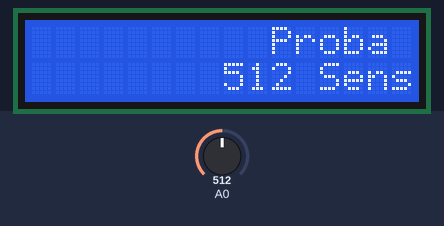
This sketch was run on a simulated Arduino Uno, built with avr-gcc and run on an emulated ATmega328P. Parts: 16×2 character LCD. Inputs (shaded band) come from the test bench; at power-on: A0 = 512.

Above: at 1.2 s.
1.3 s: A0 set to 0
At 2.2 s:
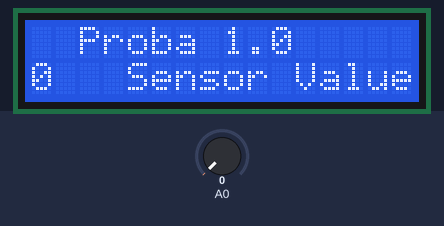
4.3 s: A0 set to 122
At 4.54 s:
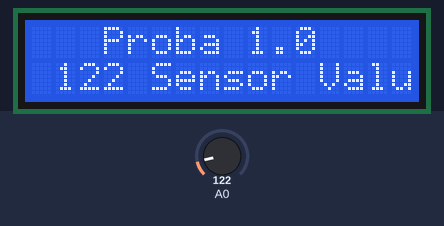
Timing chart, 0 to 7.3 s (numbered marks = the images above; inputs shaded):
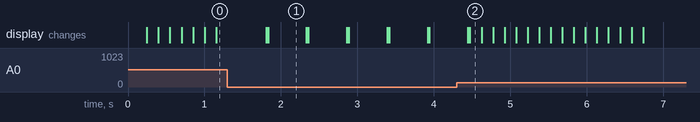

The sketch:

interface_i2c_16x2_lcd_with_arduino_uno.ino
```cpp
#include <Wire.h>
#include <LiquidCrystal_I2C.h>
int sensorValue = 0;
LiquidCrystal_I2C lcd(0x27, 16, 2);

void setup()
{

	lcd.begin();


	lcd.backlight();
	lcd.clear();
	lcd.setCursor(4,0);

}

void loop()
{
  lcd.setCursor(0,0);
  lcd.print("  Proba 1.0");


  sensorValue = analogRead(A0);
  Serial.println(sensorValue);

lcd.setCursor(0,1);
lcd.print(sensorValue);
lcd.setCursor(4,1);
lcd.print("Sensor Value");

  for (int positionCounter = 0; positionCounter < analogRead(A0); positionCounter++) {
    // scroll one position right:
    lcd.scrollDisplayRight();
    // wait a bit:
    delay(150);
  }
  for (int positionCounter = 0; positionCounter < analogRead(A0); positionCounter--) {
    // scroll one position left:
    lcd.scrollDisplayLeft();
    // wait a bit:
    delay(150);
  }

  delay(500);
  lcd.clear();
}
```

Measured:
- after the input at 4.3 s, the display: first differs from a run without the input after 0.17 s (image 2)
- what the display in image 1 shows lasts 0.5 s, from 1.8 s to 2.3 s
